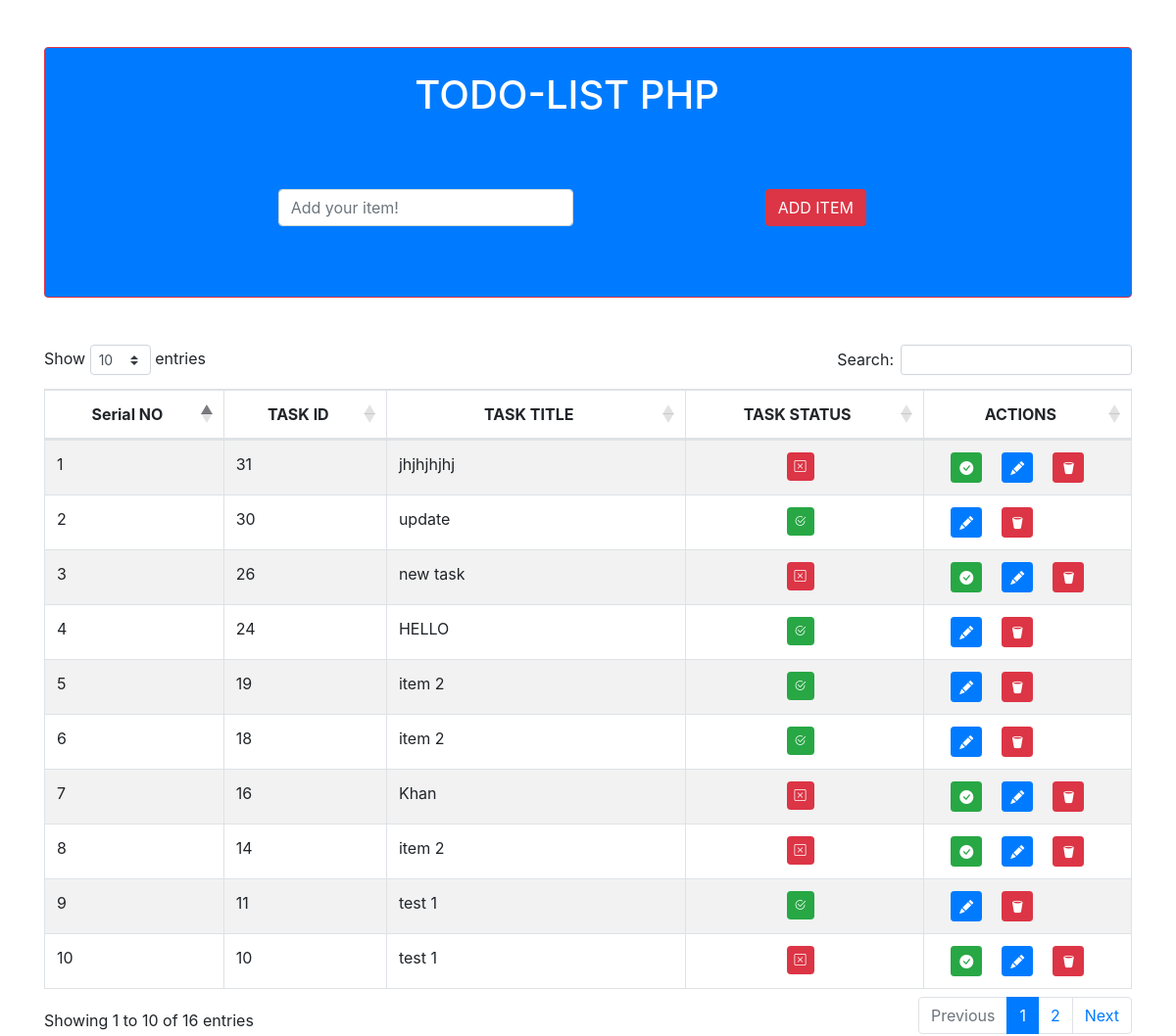
The page / on the database its author committed.
### tables this page shows
CREATE TABLE `task` (
  `task_id` int(10) NOT NULL,
  `task_title` varchar(50) NOT NULL,
  `task_status` varchar(50) NOT NULL
);

### index.php (the view, shortened to what this page needs)
<?php
include 'conn.php';
?>
<!doctype html>
<html lang="en">
  <head>
	<link rel="stylesheet" href="https://stackpath.bootstrapcdn.com/bootstrap/4.3.1/css/bootstrap.min.css">
	<link rel="stylesheet" href="https://cdn.jsdelivr.net/npm/bootstrap-icons@1.8.2/font/bootstrap-icons.css">
	<link rel="stylesheet" href="https://cdnjs.cloudflare.com/ajax/libs/twitter-bootstrap/4.5.2/css/bootstrap.css">
	<link rel="stylesheet" href="https://cdn.datatables.net/1.12.0/css/dataTables.bootstrap4.min.css">
  </head>
  <body>
	<div class="container">
		<form action="" class="form bg-primary p-4 mt-5 border border-danger rounded" method="POST">
			<h1 class="text-white offset-4">
				TODO-LIST PHP
			</h1>
			<div class="row p-5 mt-4">
				<div class="offset-2 col-md-4">
					<input type="text" name="item" placeholder="Add your item!" class="form-control" required>
				</div>
				<div class="offset-2 col-md-4">
					<input class="btn btn-danger" type="submit" name="submit" value="ADD ITEM" >
				</div>
			</div>
		</form>
	</div>
	<div class="container mt-5">
			<table class="table table-bordered table-striped" id="table_id">
				<thead>
					<tr>
						<th class="text-center">Serial NO</th>
						<th class="text-center">TASK ID</th>
						<th class="text-center">TASK TITLE</th>
						<th class="text-center">TASK STATUS</th>
						<th class="text-center">ACTIONS</th>
					</tr>
				</thead>
				<tbody>
					<?php
						$qry = "SELECT * FROM task ORDER BY task_id DESC ";
						$result=$conn->query($qry);
							$sno = 1;
						while ($row=$result->fetch_array())
						{
					?>
					<tr>
						<td ><?php echo $sno ++ ?></td>
						<td><?php echo $row['task_id'] ?> </td>
						<td><?php echo $row['task_title'] ?> </td>
						<td id="notDone">
							<?php
							if ($row['task_status'] == 1)
								{ ?>
								<span class="badge bg-success p-2 text-white offset-5">
									<i class="bi bi-check2-circle"></i>
								</span>
						<?php
								}
							elseif($row['task_status'] == 0)
								{ ?>
									<span class=" badge bg-danger offset-5 text-white p-2">
										<i class="bi bi-x-square lg"></i>
									</span>
							<?php
							}
							?>
						</td>
						<td>
							<?php
								if ($row['task_status'] != 1)
								{?>
							<a class="btn btn-success offset-1 btn-sm" name="done" href="index.php?status=<?php echo $row['task_id'];?>">
								<i class="bi bi-check-circle-fill"></i>
							</a>
							<?php } ?>
							<a class="btn btn-primary offset-1 btn-sm" name="edit" href="edit.php?edit=<?php echo $row['task_id'];?>">
								<i class="bi bi-pencil-fill"></i>
							</a>
							<a class="btn btn-danger offset-1 btn-sm" done="delete" href="index.php?delete=<?php echo $row['task_id'];?>">
							<i class="bi bi-trash2-fill"></i>
							</a>
						</td>
					</tr>
					<?php } ?>
				</tbody>
			</table>
		</div>
  </body>
</html>

### rows shown on the page
task: task_id "31", task_title "jhjhjhjhj", task_status "0" (drawn)
task: task_id "30", task_title "update", task_status "1" (drawn)
task: task_id "26", task_title "new task", task_status "0" (drawn)
task: task_id "24", task_title "HELLO", task_status "1" (drawn)
task: task_id "19", task_title "item 2", task_status "1" (drawn)
task: task_id "18", task_title "item 2", task_status "1" (drawn)
task: task_id "16", task_title "Khan", task_status "0" (drawn)
task: task_id "14", task_title "item 2", task_status "0" (drawn)
task: task_id "11", task_title "test 1", task_status "1" (drawn)
task: task_id "10", task_title "test 1", task_status "0" (drawn)
